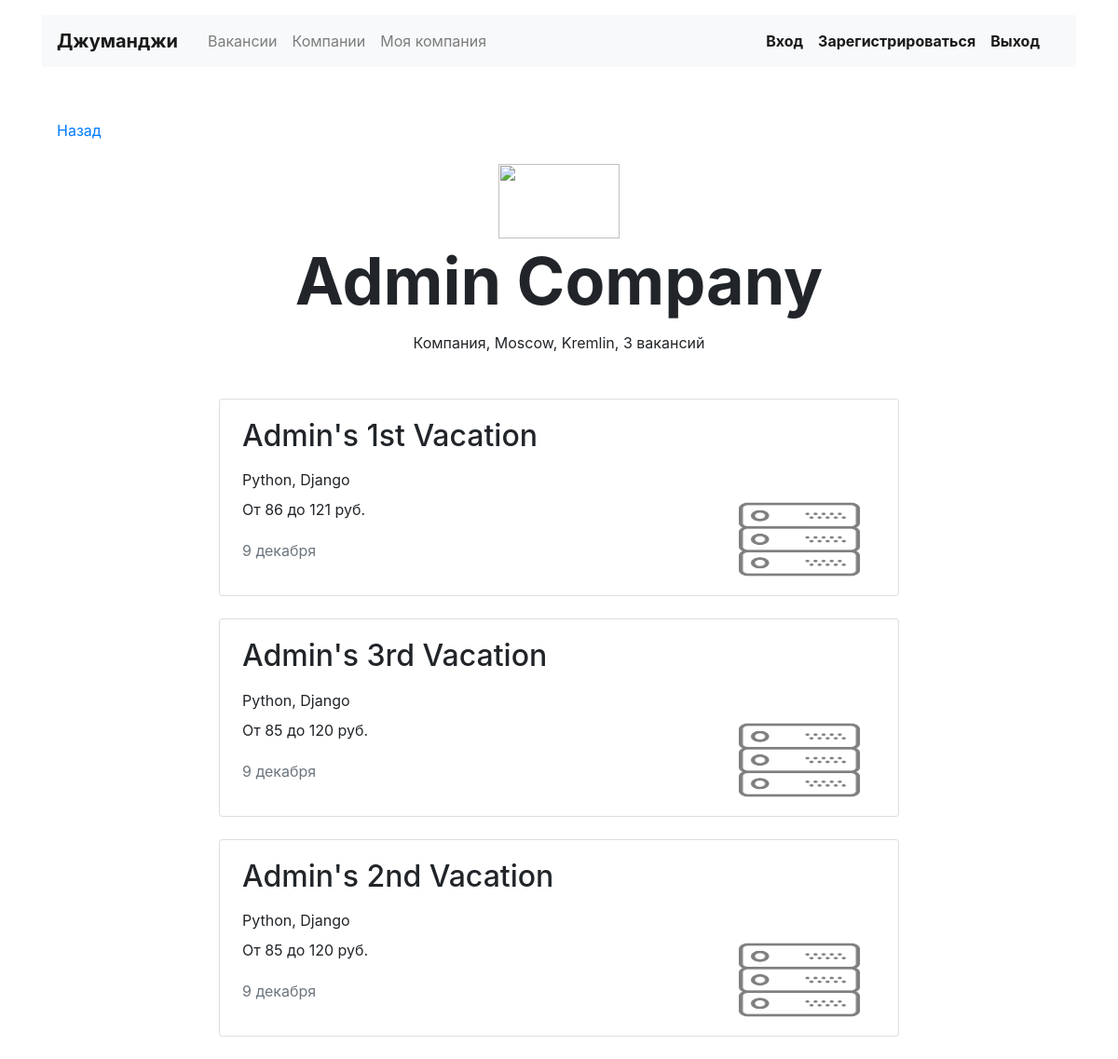
/companies/2/, run on an earlier commit of the app's database.
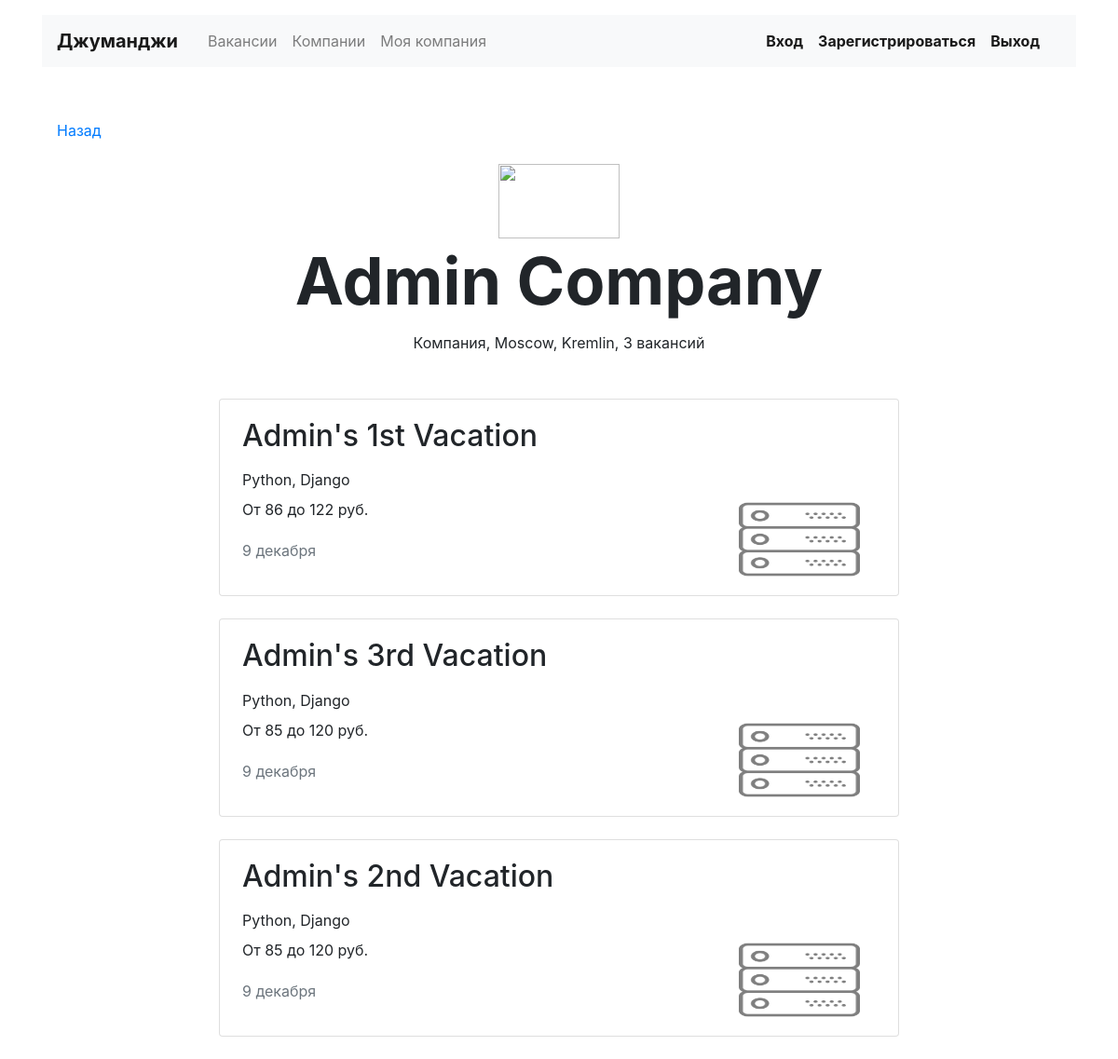
And on a later commit of the database.
### vacancy/models.py (models this page shows, shortened)
class Vacancy(models.Model):
    title = models.CharField(max_length=200)
    speciality = models.ForeignKey(Speciality, on_delete=models.CASCADE, related_name="vacancies")
    skills = models.CharField(max_length=200)
    description = models.TextField()
    salary_min = models.IntegerField()
    salary_max = models.IntegerField()
    published_at = models.DateField(auto_now_add=True)
    company = models.ForeignKey(Company, on_delete=models.CASCADE, related_name='vacancies')

class Speciality(models.Model):
    title = models.CharField(max_length=200)
    code = models.CharField(max_length=200)
    height_field = models.PositiveIntegerField(default=0)
    width_field = models.PositiveIntegerField(default=0)

### vacancy/views.py (the view)
# urls.py: path('companies/<int:pk>/', CompanyDetailView.as_view(), name='company'),
class CompanyDetailView(DetailView):
    model = Company
    def get_context_data(self, **kwargs):
        context = super(CompanyDetailView, self).get_context_data(**kwargs)
        context['vacancy_list'] = Vacancy.objects.filter(company__id=self.object.pk)
        return context

### vacancy/templates/vacancy/company_detail.html (shortened to what this page needs)
{% extends "vacancy/base.html" %}
{% load static %}
{% block main %}
  <main class="container mt-3">
    <div class="navbar mt-5">
      <p><a href="{{ request.META.HTTP_REFERER }}">Назад</a></p>
    </div>
    <section>
      <div class="text-center">
        <img src="{% static 'vacancy/'|add:object.logo %}" width="130" height="80" alt="">
      </div>
      <h1 class="h1 text-center mx-auto mt-0 pt-1" style="font-size: 70px;"><strong>{{ object.name }}</strong></h1>
      <p class="text-center pt-1">Компания, {{ object.location }}, {{ object.vacancies.count }} вакансий</p>
      <div class="row mt-5">
        <div class="col-12 col-lg-8 offset-lg-2 m-auto">
        {% for vacancy in vacancy_list %}
          <div class="card mb-4">
            <div class="card-body px-4">
              <div class="row">
                <div class="col-12 col-md-8 col-lg-9">
                  <h2 class="h2 pb-2">{{ vacancy.title }}</h2>
                  <p class="mb-2">{{ vacancy.skills }}</p>
                  <p>От {{ vacancy.salary_min }} до {{ vacancy.salary_max }} руб.</p>
                  <p class="text-muted pt-1">9 декабря</p>
                </div>
                <div class="col-12 col-md-4 col-lg-3 d-flex align-items-end">
                  <img src="{% static 'vacancy/specty_'|add:vacancy.speciality.code|add:'.png' %}" width="130" height="80" alt="">
                </div>
              </div>
            </div>
          </div>
        {% endfor %}
        </div>
      </div>
    </section>
  </main>
{% endblock %}

What changed in the data, as far as the page shows it:
changed Vacancy "Admin's 1st Vacation": salary_max "121" → "122"
